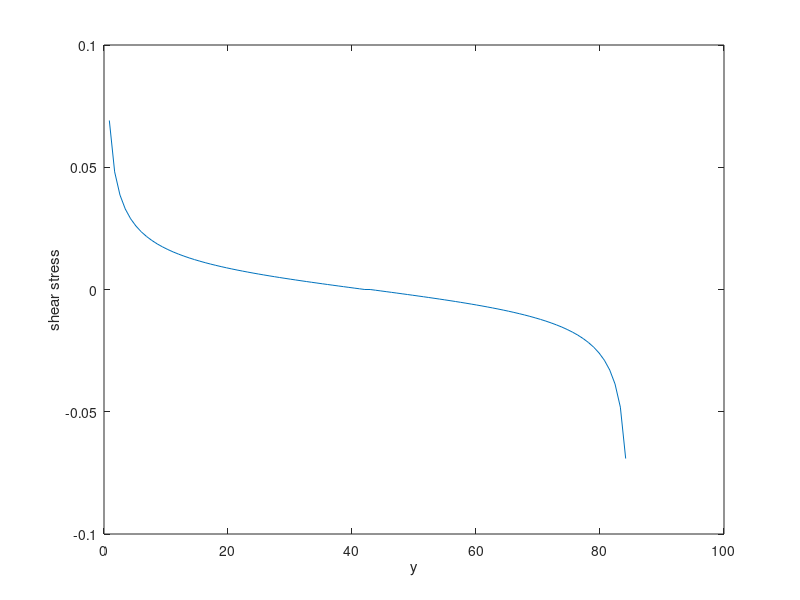

This chart was generated by the following MATLAB code:
d = 85;
V = 12.81;
I = pi * d^4 / 64;


r = d/2;
A = pi * r^2;


yhat = [linspace(r, 0, 50), linspace(0, -r, 50)];
Q = yhat * A;

x = [linspace(r, 0, 50), linspace(0, r, 50)];
y = linspace(0, d, 100);
t = sqrt(r^2 - x.^2)*2;

shear = V .* Q ./ (I .* t);
plot(y, shear);
xlabel("y");
ylabel("shear stress");
% plot(y, t); 

